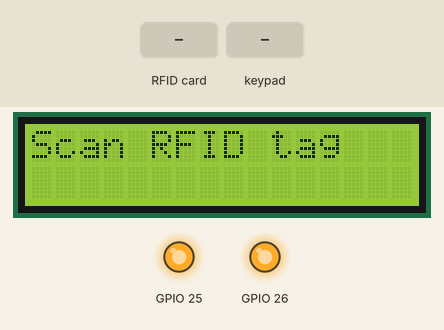
Bench run of a sketch on a simulated ESP32. On the bench: 16×2 character LCD, output pins drawn as LEDs (lit = HIGH). The test bench sets the inputs (shaded band).

Above: at 1.3 s.
1.4 s: RFID card 29 AE 24 D9 held to the reader
At 2.2 s:
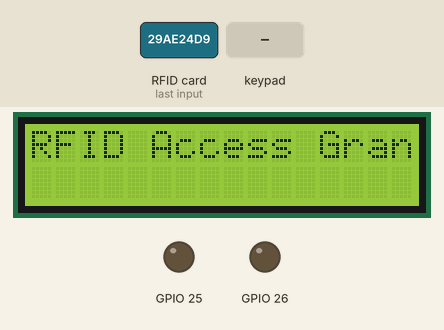
4.4 s: keypad keys 3 3 6 # pressed 0.4 s apart
At 7.9 s:
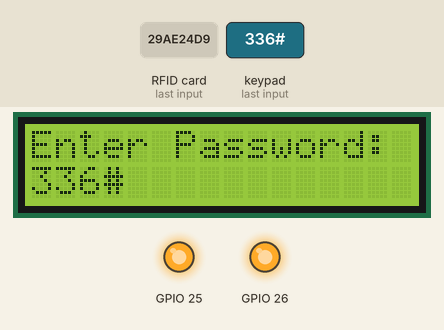
8.5 s: key 'D' pressed
At 9.6 s:
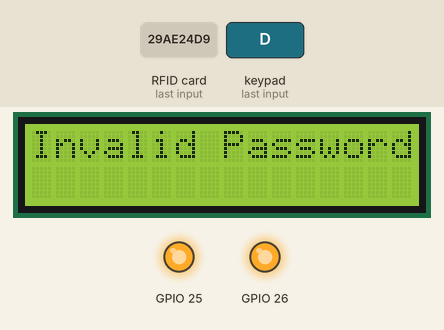
11.5 s: RFID card 5E 7A 19 C4 held to the reader
At 12.1 s:
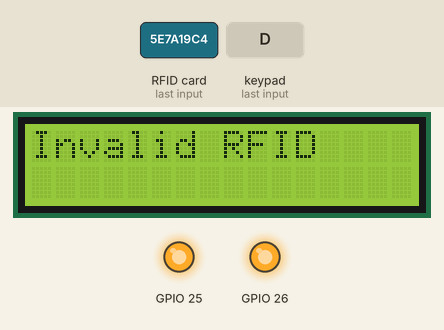
14.5 s: keypad keys 3 3 6 D pressed 0.4 s apart
At 17.0 s:
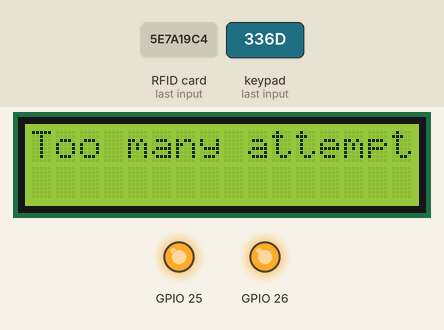
19.1 s: key 'C' pressed
At 21.9 s:
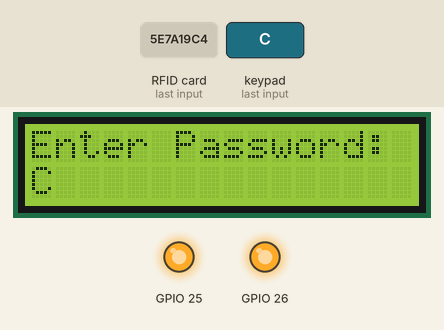
Timing chart, 0 to 23.1 s (numbered marks = the images above; inputs shaded):
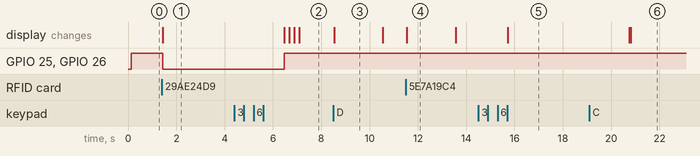

The sketch:

ss.ino
```cpp
#include <Wire.h>
#include <LiquidCrystal_I2C.h>
#include <Keypad.h>
#include <SPI.h>
#include <MFRC522.h>

// LCD Configuration
#define SDA_PIN 21  // I2C SDA
#define SCL_PIN 22  // I2C SCL
#define lcdColumns 16
#define lcdRows 2
LiquidCrystal_I2C lcd(0x27, lcdColumns, lcdRows);

// Keypad Configuration
const byte ROWS = 4; // Four rows
const byte COLS = 4; // Four columns
char keys[ROWS][COLS] = {
  {'1', '2', '3', 'A'},
  {'4', '5', '6', 'B'},
  {'7', '8', '9', 'C'},
  {'*', '0', 'D', '#'}
};

byte rowPins[ROWS] = {18, 19, 23, 5};
byte colPins[COLS] = {13, 12, 14, 27};
Keypad keypad = Keypad(makeKeymap(keys), rowPins, colPins, ROWS, COLS);

// Password Configuration
String password = "336";
String inputPassword = "";
const int maxPasswordLength = 4;
int failedAttempts = 0; // Track failed attempts

// RFID Configuration
#define SCK_PIN_RFID 2
#define MOSI_PIN_RFID 15
#define MISO_PIN_RFID 32
#define RST_PIN_RFID 33
#define SS_PIN_RFID 4

MFRC522 rfid(SS_PIN_RFID, RST_PIN_RFID);

// Define valid UIDs
byte validUIDs[][4] = {
    {0x29, 0xAE, 0x24, 0xD9},
    {0x96, 0x54, 0xDB, 0x2B}
};
const int numberOfUIDs = sizeof(validUIDs) / sizeof(validUIDs[0]);

void setup() {
  pinMode(25, OUTPUT);
  pinMode(26, OUTPUT);

  Wire.begin(SDA_PIN, SCL_PIN);
  lcd.begin(lcdColumns, lcdRows);
  lcd.backlight();
  lcd.clear();
  lcd.print("Enter Password:");

  SPI.begin(SCK_PIN_RFID, MISO_PIN_RFID, MOSI_PIN_RFID, SS_PIN_RFID);
  rfid.PCD_Init();
  lcd.clear();
  lcd.print("Scan RFID tag");
}

void loop() {
  digitalWrite(25, HIGH);
  digitalWrite(26, HIGH);

  handleKeypad();

  if (rfid.PICC_IsNewCardPresent() && rfid.PICC_ReadCardSerial()) {
    if (isValidUID(rfid.uid.uidByte, rfid.uid.size)) {
      grantAccess("RFID Access Granted");
    } else {
      failedAttempts++;
      if (failedAttempts >= 3) {
        lockOutUser();
      } else {
        accessDenied("Invalid RFID");
      }
    }
    rfid.PICC_HaltA();
  }
}

void handleKeypad() {
  char key = keypad.getKey();
  if (key) {
    if (key == 'D') { // Submit password
      if (inputPassword == password) {
        grantAccess("Access Granted");
      } else {
        failedAttempts++;
        if (failedAttempts >= 3) {
          lockOutUser();
        } else {
          accessDenied("Invalid Password");
        }
      }
    } else if (key == 'A') { // Clear input
      resetPasswordInput();
    } else if (key == 'B') { // Delete last character
      if (inputPassword.length() > 0) {
        inputPassword.remove(inputPassword.length() - 1);
        lcd.setCursor(0, 1);
        lcd.print("                ");
        lcd.setCursor(0, 1);
        lcd.print(inputPassword);
      }
    } else { // Append key to input
      if (inputPassword.length() < maxPasswordLength) {
        inputPassword += key;
        lcd.setCursor(0, 1);
        lcd.print(inputPassword);
      }
    }
  }
}

bool isValidUID(byte *uid, byte size) {
  for (int i = 0; i < numberOfUIDs; i++) {
    bool match = true;
    for (byte j = 0; j < size; j++) {
      if (uid[j] != validUIDs[i][j]) {
        match = false;
        break;
      }
    }
    if (match) return true;
  }
  return false;
}

void grantAccess(String message) {
  lcd.clear();
  lcd.setCursor(0, 0);
  lcd.print(message);
  digitalWrite(25, LOW);
  digitalWrite(26, LOW);
  delay(5000);
  resetPasswordInput();
}

void accessDenied(String message) {
  lcd.clear();
  lcd.setCursor(0, 0);
  lcd.print(message);
  delay(2000);
  lcd.clear();
  lcd.print("Enter Password:");
}

void lockOutUser() {
  lcd.clear();
  lcd.setCursor(0, 0);
  lcd.print("Too many attempts!");
  delay(5000);  // Lock out for 5 seconds
  failedAttempts = 0;
  resetPasswordInput();
}

void resetPasswordInput() {
  inputPassword = "";
  lcd.clear();
  lcd.setCursor(0, 0);
  lcd.print("Enter Password:");
}
```

Measured:
- after the input at 1.4 s, GPIO 25, GPIO 26: HIGH → LOW after 0.05 s; the display: changes after 0.05 s (image 1)
- after the input at 4.4 s, the display: first differs from a run without the input after 2.1 s (image 2 shows a later state)
- after the input at 8.5 s, the display: changes at once (image 3)
- after the input at 11.5 s, the display: changes at once (image 4)
- after the input at 14.5 s, the display: changes after 1.2 s (image 5)
- after the input at 19.1 s, the display: first differs from a run without the input after 1.7 s (image 6)
- what the display in image 3 shows lasts 2.1 s, from 8.5 s to 10.6 s
